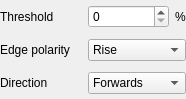
<?xml version="1.0" encoding="UTF-8"?>
<ui version="4.0">
 <class>CCaliperParamsGuiComp</class>
 <widget class="QWidget" name="CCaliperParamsGuiComp">
  <property name="geometry">
   <rect>
    <x>0</x>
    <y>0</y>
    <width>186</width>
    <height>99</height>
   </rect>
  </property>
  <property name="windowTitle">
   <string>Form</string>
  </property>
  <layout class="QGridLayout">
   <property name="margin">
    <number>0</number>
   </property>
   <item row="0" column="0">
    <widget class="QLabel" name="label">
     <property name="sizePolicy">
      <sizepolicy hsizetype="Minimum" vsizetype="Preferred">
       <horstretch>0</horstretch>
       <verstretch>0</verstretch>
      </sizepolicy>
     </property>
     <property name="text">
      <string>Threshold</string>
     </property>
    </widget>
   </item>
   <item row="0" column="1">
    <widget class="QSpinBox" name="ThresholdSB">
     <property name="sizePolicy">
      <sizepolicy hsizetype="Preferred" vsizetype="Fixed">
       <horstretch>0</horstretch>
       <verstretch>0</verstretch>
      </sizepolicy>
     </property>
    </widget>
   </item>
   <item row="0" column="2">
    <widget class="QLabel" name="label_2">
     <property name="sizePolicy">
      <sizepolicy hsizetype="Maximum" vsizetype="Preferred">
       <horstretch>0</horstretch>
       <verstretch>0</verstretch>
      </sizepolicy>
     </property>
     <property name="text">
      <string>%</string>
     </property>
    </widget>
   </item>
   <item row="1" column="0">
    <widget class="QLabel" name="label_3">
     <property name="sizePolicy">
      <sizepolicy hsizetype="Minimum" vsizetype="Preferred">
       <horstretch>0</horstretch>
       <verstretch>0</verstretch>
      </sizepolicy>
     </property>
     <property name="text">
      <string>Edge polarity</string>
     </property>
    </widget>
   </item>
   <item row="1" column="1" colspan="2">
    <widget class="QComboBox" name="EdgePolarityCB">
     <property name="sizePolicy">
      <sizepolicy hsizetype="Preferred" vsizetype="Fixed">
       <horstretch>0</horstretch>
       <verstretch>0</verstretch>
      </sizepolicy>
     </property>
     <item>
      <property name="text">
       <string>Rise</string>
      </property>
     </item>
     <item>
      <property name="text">
       <string>Drop</string>
      </property>
     </item>
     <item>
      <property name="text">
       <string>Any</string>
      </property>
     </item>
    </widget>
   </item>
   <item row="2" column="0">
    <widget class="QLabel" name="label_4">
     <property name="sizePolicy">
      <sizepolicy hsizetype="Minimum" vsizetype="Preferred">
       <horstretch>0</horstretch>
       <verstretch>0</verstretch>
      </sizepolicy>
     </property>
     <property name="text">
      <string>Direction</string>
     </property>
    </widget>
   </item>
   <item row="2" column="1" colspan="2">
    <widget class="QComboBox" name="DirectionCB">
     <property name="sizePolicy">
      <sizepolicy hsizetype="Preferred" vsizetype="Fixed">
       <horstretch>0</horstretch>
       <verstretch>0</verstretch>
      </sizepolicy>
     </property>
     <item>
      <property name="text">
       <string>Forwards</string>
      </property>
     </item>
     <item>
      <property name="text">
       <string>Backwards</string>
      </property>
     </item>
    </widget>
   </item>
  </layout>
 </widget>
 <resources/>
 <connections/>
</ui>
